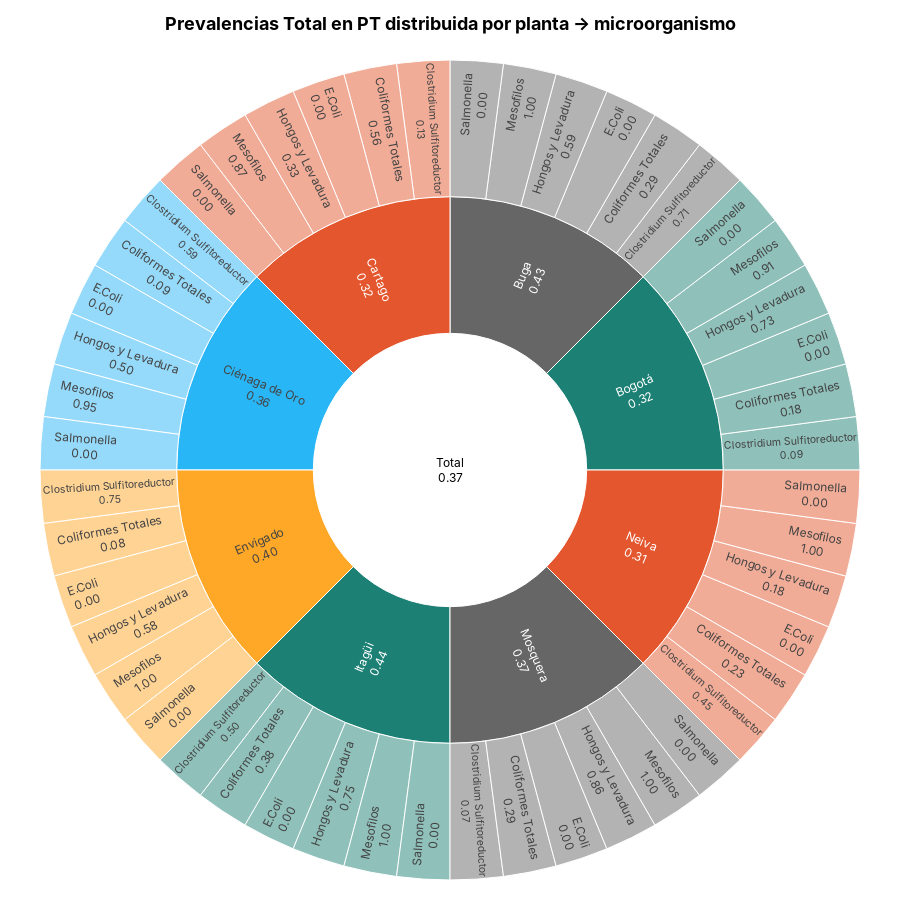

The code cell stored with this chart in its notebook:
### Code cell
levels = ["planta", "microorganismo"]
pt_planta_microorganismo = compute_(df=df_pt, cols=levels)
title_level = ' → '.join(levels)
f = plot_sunburst(
    
     df=pt_planta_microorganismo,
     path_cols=levels,
     metric_col="prev",
    title=f"<b>Prevalencias Total en PT distribuida por {title_level}</b>",
     width=900, height=900,
)
f.show()
s3.save_plotly_html(f, "sunburst_planta_micro_pt.html")

### Figure 1 — Plotly figure (JSON) as saved in the notebook; plotly's stock layout.template omitted (floating-point values rounded to 4 significant figures)
{"data": [{"branchvalues": "total", "customdata": [[0.3676], [0.3182], [0.4309], [0.316], [0.3561], [0.4028], [0.4375], [0.369], [0.3106], [0.09091], [0.1818], [0], [0.7273], [0.9091], [0], [0.7143], [0.2857], [0], [0.5854], [1], [0], [0.1333], [0.5625], [0], [0.3333], [0.8667], [0], [0.5909], [0.09091], [0], [0.5], [0.9545], [0], [0.75], [0.08333], [0], [0.5833], [1], [0], [0.5], [0.375], [0], [0.75], [1], [0], [0.07143], [0.2857], [0], [0.8571], [1], [0], [0.4545], [0.2273], [0], [0.1818], [1], [0]], "hovertemplate": "<b>%{label}</b><br>prev (Prom): %{customdata[0]:.2f}<br>Valor: %{value:.2f}<br>% del Raíz: %{percentRoot:.1%}<br>% del Padre: %{percentParent:.1%}<extra></extra>", "ids": ["root", "L1:Bogotá", "L1:Buga", "L1:Cartago", "L1:Ciénaga de Oro", "L1:Envigado", "L1:Itagüi", "L1:Mosquera", "L1:Neiva", "L1:Bogotá|L2:Clostridium Sulfitoreductor", "L1:Bogotá|L2:Coliformes Totales", "L1:Bogotá|L2:E.Coli", "L1:Bogotá|L2:Hongos y Levadura", "L1:Bogotá|L2:Mesofilos", "L1:Bogotá|L2:Salmonella", "L1:Buga|L2:Clostridium Sulfitoreductor", "L1:Buga|L2:Coliformes Totales", "L1:Buga|L2:E.Coli", "L1:Buga|L2:Hongos y Levadura", "L1:Buga|L2:Mesofilos", "L1:Buga|L2:Salmonella", "L1:Cartago|L2:Clostridium Sulfitoreductor", "L1:Cartago|L2:Coliformes Totales", "L1:Cartago|L2:E.Coli", "L1:Cartago|L2:Hongos y Levadura", "L1:Cartago|L2:Mesofilos", "L1:Cartago|L2:Salmonella", "L1:Ciénaga de Oro|L2:Clostridium Sulfitoreductor", "L1:Ciénaga de Oro|L2:Coliformes Totales", "L1:Ciénaga de Oro|L2:E.Coli", "L1:Ciénaga de Oro|L2:Hongos y Levadura", "L1:Ciénaga de Oro|L2:Mesofilos", "L1:Ciénaga de Oro|L2:Salmonella", "L1:Envigado|L2:Clostridium Sulfitoreductor", "L1:Envigado|L2:Coliformes Totales", "L1:Envigado|L2:E.Coli", "L1:Envigado|L2:Hongos y Levadura", "L1:Envigado|L2:Mesofilos", "L1:Envigado|L2:Salmonella", "L1:Itagüi|L2:Clostridium Sulfitoreductor", "L1:Itagüi|L2:Coliformes Totales", "L1:Itagüi|L2:E.Coli", "L1:Itagüi|L2:Hongos y Levadura", "L1:Itagüi|L2:Mesofilos", "L1:Itagüi|L2:Salmonella", "L1:Mosquera|L2:Clostridium Sulfitoreductor", "L1:Mosquera|L2:Coliformes Totales", "L1:Mosquera|L2:E.Coli", "L1:Mosquera|L2:Hongos y Levadura", "L1:Mosquera|L2:Mesofilos", "L1:Mosquera|L2:Salmonella", "L1:Neiva|L2:Clostridium Sulfitoreductor", "L1:Neiva|L2:Coliformes Totales", "L1:Neiva|L2:E.Coli", "L1:Neiva|L2:Hongos y Levadura", "L1:Neiva|L2:Mesofilos", "L1:Neiva|L2:Salmonella"], "insidetextorientation": "radial", "labels": ["Total", "Bogotá", "Buga", "Cartago", "Ciénaga de Oro", "Envigado", "Itagüi", "Mosquera", "Neiva", "Clostridium Sulfitoreductor", "Coliformes Totales", "E.Coli", "Hongos y Levadura", "Mesofilos", "Salmonella", "Clostridium Sulfitoreductor", "Coliformes Totales", "E.Coli", "Hongos y Levadura", "Mesofilos", "Salmonella", "Clostridium Sulfitoreductor", "Coliformes Totales", "E.Coli", "Hongos y Levadura", "Mesofilos", "Salmonella", "Clostridium Sulfitoreductor", "Coliformes Totales", "E.Coli", "Hongos y Levadura", "Mesofilos", "Salmonella", "Clostridium Sulfitoreductor", "Coliformes Totales", "E.Coli", "Hongos y Levadura", "Mesofilos", "Salmonella", "Clostridium Sulfitoreductor", "Coliformes Totales", "E.Coli", "Hongos y Levadura", "Mesofilos", "Salmonella", "Clostridium Sulfitoreductor", "Coliformes Totales", "E.Coli", "Hongos y Levadura", "Mesofilos", "Salmonella", "Clostridium Sulfitoreductor", "Coliformes Totales", "E.Coli", "Hongos y Levadura", "Mesofilos", "Salmonella"], "marker": {"colors": ["#FFFFFF", "#1C8074", "#666666", "#E4572E", "#29B6F6", "#FFA726", "#1C8074", "#666666", "#E4572E", "#60a69d", "#60a69d", "#60a69d", "#60a69d", "#60a69d", "#60a69d", "#939393", "#939393", "#939393", "#939393", "#939393", "#939393", "#ec896c", "#ec896c", "#ec896c", "#ec896c", "#ec896c", "#ec896c", "#69cbf8", "#69cbf8", "#69cbf8", "#69cbf8", "#69cbf8", "#69cbf8", "#ffc167", "#ffc167", "#ffc167", "#ffc167", "#ffc167", "#ffc167", "#60a69d", "#60a69d", "#60a69d", "#60a69d", "#60a69d", "#60a69d", "#939393", "#939393", "#939393", "#939393", "#939393", "#939393", "#ec896c", "#ec896c", "#ec896c", "#ec896c", "#ec896c", "#ec896c"], "line": {"color": "#FFFFFF", "width": 1}}, "parents": ["", "root", "root", "root", "root", "root", "root", "root", "root", "L1:Bogotá", "L1:Bogotá", "L1:Bogotá", "L1:Bogotá", "L1:Bogotá", "L1:Bogotá", "L1:Buga", "L1:Buga", "L1:Buga", "L1:Buga", "L1:Buga", "L1:Buga", "L1:Cartago", "L1:Cartago", "L1:Cartago", "L1:Cartago", "L1:Cartago", "L1:Cartago", "L1:Ciénaga de Oro", "L1:Ciénaga de Oro", "L1:Ciénaga de Oro", "L1:Ciénaga de Oro", "L1:Ciénaga de Oro", "L1:Ciénaga de Oro", "L1:Envigado", "L1:Envigado", "L1:Envigado", "L1:Envigado", "L1:Envigado", "L1:Envigado", "L1:Itagüi", "L1:Itagüi", "L1:Itagüi", "L1:Itagüi", "L1:Itagüi", "L1:Itagüi", "L1:Mosquera", "L1:Mosquera", "L1:Mosquera", "L1:Mosquera", "L1:Mosquera", "L1:Mosquera", "L1:Neiva", "L1:Neiva", "L1:Neiva", "L1:Neiva", "L1:Neiva", "L1:Neiva"], "texttemplate": "%{label}<br>%{customdata[0]:.2f}", "type": "sunburst", "values": [48, 6, 6, 6, 6, 6, 6, 6, 6, 1, 1, 1, 1, 1, 1, 1, 1, 1, 1, 1, 1, 1, 1, 1, 1, 1, 1, 1, 1, 1, 1, 1, 1, 1, 1, 1, 1, 1, 1, 1, 1, 1, 1, 1, 1, 1, 1, 1, 1, 1, 1, 1, 1, 1, 1, 1, 1]}], "layout": {"font": {"color": "black", "family": "Inter, Arial, sans-serif", "size": 12}, "height": 900, "margin": {"b": 20, "l": 20, "r": 20, "t": 60}, "paper_bgcolor": "rgba(0,0,0,0)", "plot_bgcolor": "rgba(0,0,0,0)", "title": {"font": {"size": 18}, "text": "<b>Prevalencias Total en PT distribuida por planta → microorganismo</b>", "x": 0.5}, "width": 900}}
